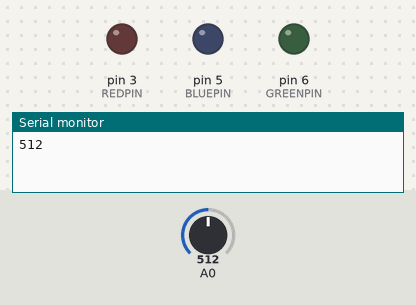
A sketch run on a simulated Arduino Uno, built with avr-gcc and run on an emulated ATmega328P. Parts: output pins drawn as LEDs (lit = HIGH), the last lines printed to the serial monitor. Dashed ring = blinking. The test bench sets the inputs (shaded band); at power-on: A0 = 512.

Above: at 0.01 s.
At 1.2 s:
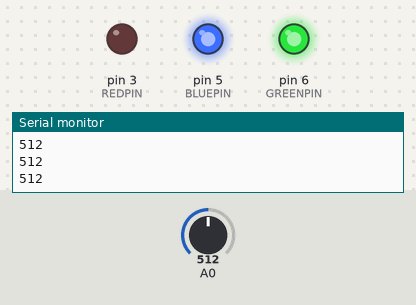
1.3 s: A0 set to 306
2.8 s: A0 set to 283
At 3.02 s:
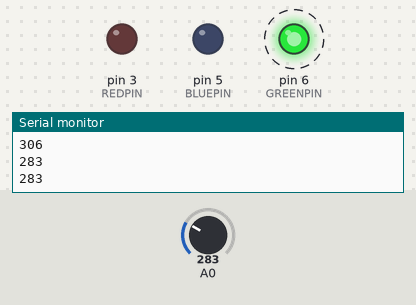
Timing chart, 0 to 11.8 s (numbered marks = the images above; inputs shaded):
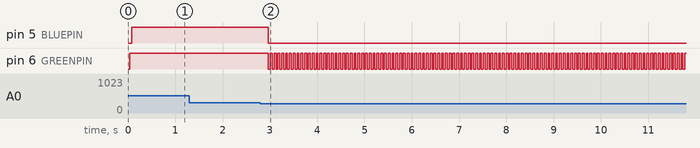

Measured:
- the behaviour switches between 300 and 299 on A0 (found by bisection; images 1 and 2)
- after the input at 2.8 s, pin 5 (BLUEPIN): HIGH → LOW after 0.17 s; pin 6 (GREENPIN): alternates HIGH for 0.04 s and LOW for 0.04 s, starting after 0.17 s

The sketch:

Arduino_Final.ino
```cpp
int REDPIN = 3;
int BLUEPIN = 5;
int GREENPIN = 6;
#define FADESPEED 40

int thresholdONE = 100; //Change This
int thresholdTWO = 200;
int thresholdTHREE = 300;

int volume;


void setup() {
  Serial.begin(9600); // For debugging

  pinMode(REDPIN, OUTPUT);
  pinMode(BLUEPIN, OUTPUT);
  pinMode(GREENPIN, OUTPUT);

}

void loop() {
  int sensorValue = analogRead(A0);
  Serial.println(sensorValue);

  volume = analogRead(A0); // Reads the value from the Analog PIN A0

  int r, g, b;

  if(volume>=thresholdONE){
    digitalWrite (REDPIN, 0); //Turn ON Led
    delay(FADESPEED);
  }
  else{
    digitalWrite(REDPIN, LOW);// Turn OFF Led
    digitalWrite(GREENPIN, LOW);
    digitalWrite(BLUEPIN, LOW);
  }


if(volume>=thresholdTWO){
    digitalWrite (GREENPIN, HIGH); //Turn ON Led
    delay(FADESPEED);
  }
  else{
    digitalWrite(REDPIN, LOW);// Turn OFF Led
    digitalWrite(GREENPIN, LOW);
    digitalWrite(BLUEPIN, LOW);
  }

if(volume>=thresholdTHREE){
    digitalWrite (BLUEPIN, HIGH); //Turn ON Led
    delay(FADESPEED);
  }
  else{
    digitalWrite(REDPIN, LOW);// Turn OFF Led
    digitalWrite(GREENPIN, LOW);
    digitalWrite(BLUEPIN, LOW);
  }

}
```
